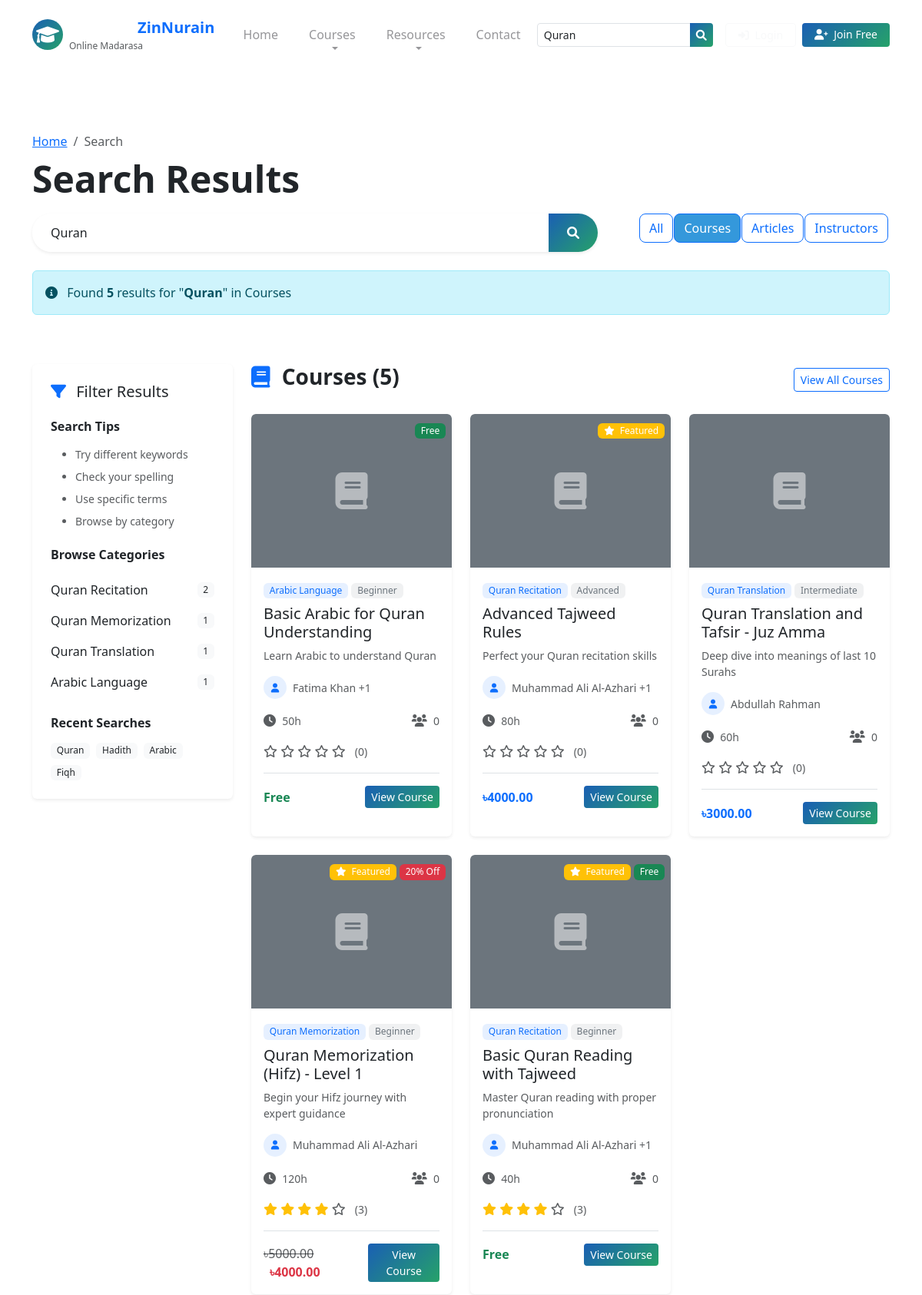
The app's page /search/?q=Quran (upper part), older data.
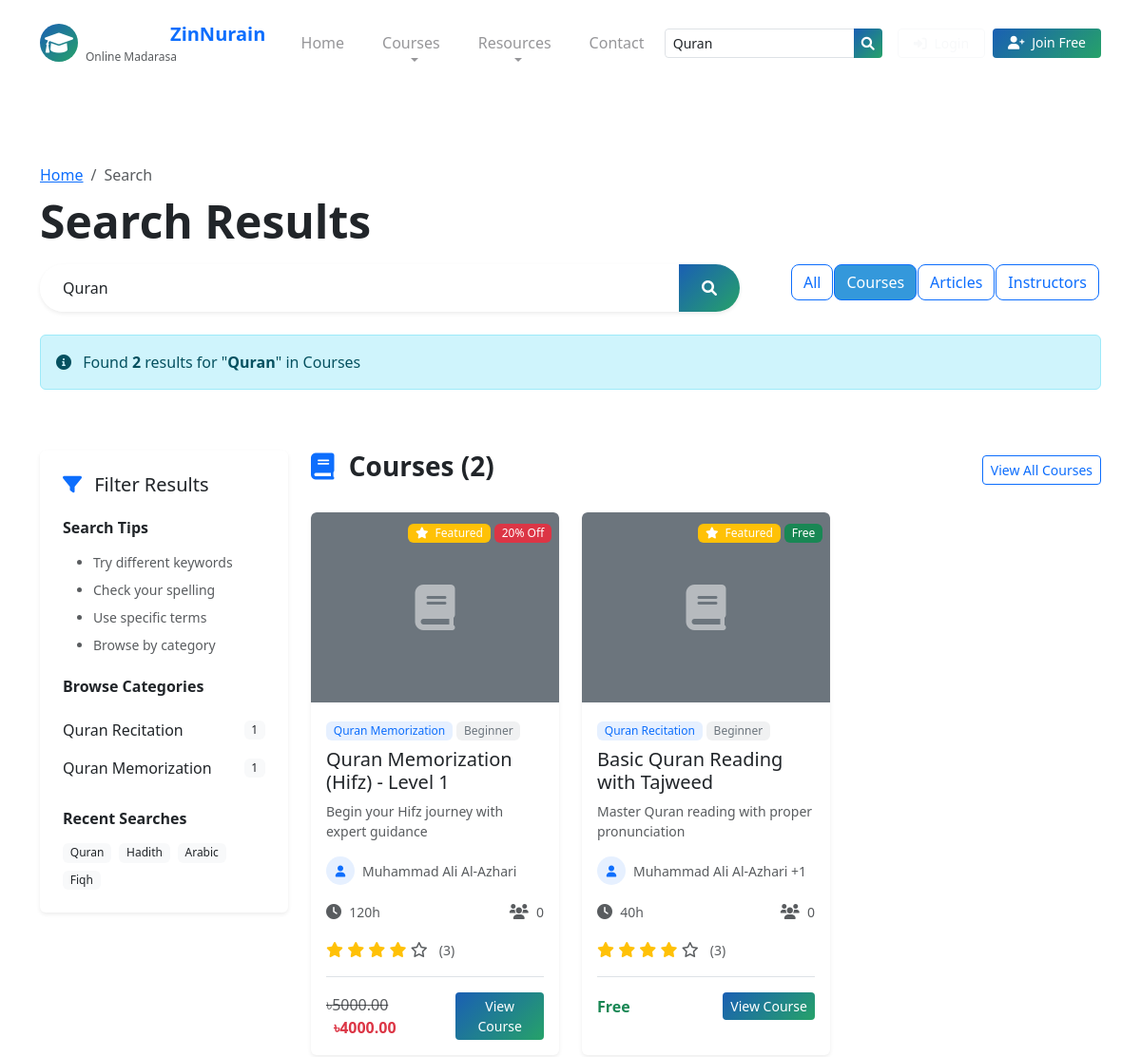
The same page, newer data.
### core/models.py (models this page shows, shortened)
class Category(models.Model):
    id = models.UUIDField(primary_key=True, default=uuid.uuid4, editable=False)
    name = models.CharField(max_length=100)
    slug = models.SlugField(unique=True, blank=True)
    description = models.TextField(blank=True)
    icon_class = models.CharField(max_length=50, default='fas fa-book')
    color = models.CharField(max_length=7, default='#4CAF50')  # Hex color
    display_order = models.IntegerField(default=0)
    is_active = models.BooleanField(default=True)
    parent = models.ForeignKey('self', on_delete=models.CASCADE, null=True, blank=True, related_name='children')
    meta_title = models.CharField(max_length=200, blank=True)
    meta_description = models.CharField(max_length=300, blank=True)
    created_at = models.DateTimeField(auto_now_add=True)
    updated_at = models.DateTimeField(auto_now=True)
    class Meta:
        verbose_name_plural = "Categories"
        ordering = ['display_order', 'name']

class Course(models.Model):
    COURSE_TYPES = [
        ('self_paced', 'Self-Paced'),
        ('instructor_led', 'Instructor-Led'),
        ('hybrid', 'Hybrid'),
    ]
    LEVEL_CHOICES = [
        ('beginner', 'Beginner'),
        ('intermediate', 'Intermediate'),
        ('advanced', 'Advanced'),
        ('all', 'All Levels'),
    ]
    PRICE_TYPES = [
        ('free', 'Free'),
        ('paid', 'Paid'),
        ('subscription', 'Subscription'),
    ]
    id = models.UUIDField(primary_key=True, default=uuid.uuid4, editable=False)
    name = models.CharField(max_length=200)
    slug = models.SlugField(unique=True, blank=True)
    category = models.ForeignKey(Category, on_delete=models.SET_NULL, null=True, related_name='courses')
    course_type = models.CharField(max_length=20, choices=COURSE_TYPES, default='self_paced')
    level = models.CharField(max_length=20, choices=LEVEL_CHOICES, default='beginner')
    description = models.TextField()
    short_description = models.CharField(max_length=300)
    learning_outcomes = models.TextField(blank=True)
    average_rating = models.FloatField(default=0.0)
    review_count = models.IntegerField(default=0)
    price_type = models.CharField(max_length=20, choices=PRICE_TYPES, default='free')
    base_price = models.DecimalField(max_digits=10, decimal_places=2, default=0.00)
    sale_price = models.DecimalField(max_digits=10, decimal_places=2, null=True, blank=True)
    currency = models.CharField(max_length=3, default='BDT')
    estimated_duration_hours = models.IntegerField(default=0, help_text="Estimated total duration in hours")
    access_duration_days = models.IntegerField(default=365)  # Days after enrollment
    thumbnail = models.ImageField(upload_to=course_thumbnail_path, null=True, blank=True)
    featured_image = models.ImageField(upload_to=course_featured_image_path, null=True, blank=True)
    promo_video_url = models.URLField(blank=True)
    is_active = models.BooleanField(default=True)
    is_featured = models.BooleanField(default=False)
    is_approved = models.BooleanField(default=False)
    certificate_available = models.BooleanField(default=True)
    requires_completion_certificate = models.BooleanField(default=False)
    total_enrollments = models.IntegerField(default=0)
    total_completions = models.IntegerField(default=0)
    created_by = models.ForeignKey(User, on_delete=models.SET_NULL, null=True, related_name='created_courses')
    created_at = models.DateTimeField(auto_now_add=True)
    updated_at = models.DateTimeField(auto_now=True)
    published_at = models.DateTimeField(null=True, blank=True)
    meta_title = models.CharField(max_length=200, blank=True)
    meta_description = models.CharField(max_length=300, blank=True)
    meta_keywords = models.CharField(max_length=500, blank=True)
    class Meta:
        ordering = ['-created_at']
        indexes = [
            models.Index(fields=['is_active', 'is_featured']),
            models.Index(fields=['slug']),
            models.Index(fields=['category', 'is_active']),
        ]
    def get_current_price(self):
        if self.sale_price and self.sale_price < self.base_price:
            return self.sale_price
        return self.base_price
    def get_discount_percentage(self):
        if self.sale_price and self.base_price > 0:
            discount = ((self.base_price - self.sale_price) / self.base_price) * 100
            return int(discount)
        return 0

class CourseInstructor(models.Model):
    course = models.ForeignKey(Course, on_delete=models.CASCADE, related_name='course_instructors')
    instructor = models.ForeignKey('Instructor', on_delete=models.CASCADE, related_name='instructor_courses')
    display_order = models.IntegerField(default=0)
    added_at = models.DateTimeField(auto_now_add=True)
    class Meta:
        ordering = ['display_order']
        unique_together = ['course', 'instructor']

class Instructor(models.Model):
    ROLES = [
        ('lead', 'Lead Instructor'),
        ('senior', 'Senior Instructor'),
        ('assistant', 'Assistant Instructor'),
        ('guest', 'Guest Lecturer'),
    ]
    id = models.UUIDField(primary_key=True, default=uuid.uuid4, editable=False)
    user = models.OneToOneField(User, on_delete=models.CASCADE, related_name='instructor_profile')
    full_name = models.CharField(max_length=200)
    bio = models.TextField()
    specialization = models.TextField()
    role = models.CharField(max_length=20, choices=ROLES, default='assistant')
    experience_years = models.IntegerField(default=0)
    qualifications = models.TextField()
    phone = models.CharField(max_length=20, blank=True)
    email = models.EmailField(blank=True)
    profile_picture = models.ImageField(upload_to='instructors/profiles/', null=True, blank=True)
    cover_photo = models.ImageField(upload_to='instructors/covers/', null=True, blank=True)
    is_active = models.BooleanField(default=True)
    display_order = models.IntegerField(default=0)
    total_courses = models.IntegerField(default=0)
    total_students = models.IntegerField(default=0)
    created_at = models.DateTimeField(auto_now_add=True)
    updated_at = models.DateTimeField(auto_now=True)
    class Meta:
        ordering = ['display_order']

### core/views.py (the view, shortened to what this page needs)
# urls.py: path('search/', views.search, name='search'),
def search(request):
    query = request.GET.get('q', '').strip()
    search_type = request.GET.get('type', 'courses')
    results = {
        'courses': [],
        'blog_posts': [],
        'instructors': [],
        'total_results': 0,
    }
    if query:
        if search_type in ['courses', 'all']:
            courses = Course.objects.filter(
                Q(name__icontains=query) |
                Q(short_description__icontains=query) |
                Q(description__icontains=query) |
                Q(category__name__icontains=query) |
                Q(course_instructors__instructor__full_name__icontains=query),
                is_active=True,
                is_approved=True
            ).distinct().select_related('category').order_by('-created_at')
            results['courses'] = courses
        results['total_results'] = (
            len(results['courses']) +
            len(results['blog_posts']) +
            len(results['instructors'])
        )
    courses_paginator = Paginator(results['courses'], 12)
    courses_page = request.GET.get('courses_page', 1)
    results['courses_page'] = courses_paginator.get_page(courses_page)
    blog_paginator = Paginator(results['blog_posts'], 9)
    blog_page = request.GET.get('blog_page', 1)
    results['blog_posts_page'] = blog_paginator.get_page(blog_page)
    instructors_paginator = Paginator(results['instructors'], 12)
    instructors_page = request.GET.get('instructors_page', 1)
    results['instructors_page'] = instructors_paginator.get_page(instructors_page)
    categories = Category.objects.filter(
        is_active=True
    ).annotate(
        course_count=models.Count('courses', filter=Q(courses__is_active=True))
    ).filter(course_count__gt=0).order_by('display_order', 'name')
    context = {
        'query': query,
        'search_type': search_type,
        'results': results,
        'categories': categories,
        'page_title': f'Search: {query}' if query else 'Search',
    }
    return render(request, 'core/search.html', context)

### core/templates/core/search.html (shortened to what the changed rows need)
{% extends 'base.html' %}
{% load static %}
{% block content %}
<div class="container-fluid py-5 mt-5">
    <div class="container">
        <div class="row mb-5">
            <div class="col-12">
                <h1 class="display-5 fw-bold mb-3">Search Results</h1>
                {% if query %}
                <div class="alert alert-info">
                    <i class="fas fa-info-circle me-2"></i>
                    Found <strong>{{ results.total_results }}</strong> results for "<strong>{{ query }}</strong>"
                    {% if search_type != 'all' %}
                    in {{ search_type|title }}
                    {% endif %}
                </div>
                {% endif %}
            </div>
        </div>
        <div class="row">
            <div class="col-lg-3 mb-5 mb-lg-0">
                <div class="card border-0 shadow-sm sticky-top" style="top: 20px;">
                    <div class="card-body p-4">
                        {% if categories %}
                        <div class="mb-4">
                            <div class="list-group list-group-flush">
                                {% for category in categories %}
                                <a href="{% url 'core:course_list' %}?category={{ category.slug }}"
                                   class="list-group-item list-group-item-action border-0 py-2 px-0">
                                    <div class="d-flex justify-content-between align-items-center">
                                        <span>{{ category.name }}</span>
                                        <span class="badge bg-light text-dark">{{ category.course_count }}</span>
                                    </div>
                                </a>
                                {% endfor %}
                            </div>
                        </div>
                        {% endif %}
                    </div>
                </div>
            </div>
            <div class="col-lg-9">
                {% if query %}
                    {% if search_type in 'all,courses' and results.courses %}
                    <div class="mb-5">
                        <div class="d-flex justify-content-between align-items-center mb-4">
                            <h3 class="fw-bold">
                                <i class="fas fa-book text-primary me-2"></i>
                                Courses ({{ results.courses|length }})
                            </h3>
                            <a href="?q={{ query }}&type=courses" class="btn btn-sm btn-outline-primary">
                                View All Courses
                            </a>
                        </div>
                        <div class="row row-cols-1 row-cols-md-2 row-cols-lg-3 g-4">
                            {% for course in results.courses_page %}
                            <div class="col">
                                {% include 'includes/course_card.html' with course=course %}
                            </div>
                            {% endfor %}
                        </div>
                    </div>
                    {% endif %}
                {% endif %}
            </div>
        </div>
    </div>
</div>
{% endblock %}

### templates/includes/course_card.html
<div class="card course-card h-100 border-0 shadow-sm">
    {% if course.thumbnail %}
    <img src="{{ course.thumbnail.url }}" class="card-img-top" alt="{{ course.name }}"
         style="height: 200px; object-fit: cover;">
    {% else %}
    <div class="card-img-top bg-secondary d-flex align-items-center justify-content-center"
         style="height: 200px;">
        <i class="fas fa-book fa-3x text-white opacity-50"></i>
    </div>
    {% endif %}
    <div class="position-absolute top-0 end-0 p-2">
        {% if course.is_featured %}
        <span class="badge bg-warning">
            <i class="fas fa-star me-1"></i> Featured
        </span>
        {% endif %}
        {% if course.price_type == 'free' %}
        <span class="badge bg-success">Free</span>
        {% elif course.sale_price and course.sale_price < course.base_price %}
        <span class="badge bg-danger">
            {{ course.get_discount_percentage }}% Off
        </span>
        {% endif %}
    </div>
    <div class="card-body">
        <div class="mb-2">
            {% if course.category %}
            <span class="badge bg-primary bg-opacity-10 text-primary">
                {{ course.category.name }}
            </span>
            {% endif %}
            <span class="badge bg-secondary bg-opacity-10 text-secondary">
                {{ course.get_level_display }}
            </span>
        </div>
        <h5 class="card-title">
            <a href="{% url 'core:course_detail' course.slug %}" class="text-decoration-none text-dark">
                {{ course.name|truncatechars:60 }}
            </a>
        </h5>
        <p class="card-text text-muted small">
            {{ course.short_description|truncatechars:100 }}
        </p>
        <div class="d-flex align-items-center mb-3">
            <div class="avatar-sm me-2">
                {% if course.course_instructors.first and course.course_instructors.first.instructor.profile_picture %}
                <img src="{{ course.course_instructors.first.instructor.profile_picture.url }}"
                     class="rounded-circle" width="30" height="30"
                     alt="{{ course.course_instructors.first.instructor.full_name }}">
                {% else %}
                <div class="rounded-circle bg-primary bg-opacity-10 d-flex align-items-center justify-content-center"
                     style="width: 30px; height: 30px;">
                    <i class="fas fa-user text-primary fa-xs"></i>
                </div>
                {% endif %}
            </div>
            <small class="text-muted">
                {% with instructors=course.course_instructors.all %}
                {% if instructors %}
                {{ instructors.0.instructor.full_name }}
                {% if instructors|length > 1 %}
                +{{ instructors|length|add:"-1" }}
                {% endif %}
                {% else %}
                No Instructor
                {% endif %}
                {% endwith %}
            </small>
        </div>
        <div class="d-flex justify-content-between align-items-center mb-3">
            <div>
                <i class="fas fa-clock text-muted me-1"></i>
                <small class="text-muted">{{ course.estimated_duration_hours }}h</small>
            </div>
            <div>
                <i class="fas fa-users text-muted me-1"></i>
                <small class="text-muted">{{ course.total_enrollments }}</small>
            </div>
        </div>
        <div class="rating mb-3">
            {% with rating=course.average_rating|default:0 %}
            {% for i in "12345" %}
            {% if forloop.counter <= rating %}
            <i class="fas fa-star text-warning"></i>
            {% elif forloop.counter|add:"-0.5" <= rating %}
            <i class="fas fa-star-half-alt text-warning"></i>
            {% else %}
            <i class="far fa-star text-muted"></i>
            {% endif %}
            {% endfor %}
            {% endwith %}
            <small class="text-muted ms-2">({{ course.review_count }})</small>
        </div>
        <div class="d-flex justify-content-between align-items-center pt-3 border-top">
            <div>
                {% if course.price_type == 'free' %}
                <span class="fw-bold text-success">Free</span>
                {% else %}
                    {% if course.sale_price and course.sale_price < course.base_price %}
                    <span class="text-muted text-decoration-line-through">৳{{ course.base_price }}</span>
                    <span class="fw-bold text-danger ms-2">৳{{ course.sale_price }}</span>
                    {% else %}
                    <span class="fw-bold text-primary">৳{{ course.base_price }}</span>
                    {% endif %}
                {% endif %}
            </div>
            <a href="{% url 'core:course_detail' course.slug %}" class="btn btn-primary btn-sm">
                View Course
            </a>
        </div>
    </div>
</div>

Row changes from the older to the newer data that the page shows:
no longer on this page (row unchanged): Category: name "Quran Translation", course_count "1"
no longer on this page (row unchanged): Category: name "Arabic Language", course_count "1"
removed Course: price_type "Free", category.name "Arabic Language", level "Beginner", name "Basic Arabic for Quran Understanding", short_description "Learn Arabic to understand Quran", course_instructors.all.0.instructor.full_name "Fatima Khan", course_instructors.all|length "1", estimated_duration_hours "50", total_enrollments "0", average_rating 0 (drawn), review_count "0"
removed Course: is_featured True (drawn), category.name "Quran Recitation", level "Advanced", name "Advanced Tajweed Rules", short_description "Perfect your Quran recitation skills", course_instructors.all.0.instructor.full_name "Muhammad Ali Al-Azhari", course_instructors.all|length "1", estimated_duration_hours "80", total_enrollments "0", average_rating 0 (drawn), review_count "0", base_price "4000.00"
removed Course: category.name "Quran Translation", level "Intermediate", name "Quran Translation and Tafsir - Juz Amma", short_description "Deep dive into meanings of last 10 Surahs", course_instructors.all.0.instructor.full_name "Abdullah Rahman", estimated_duration_hours "60", total_enrollments "0", average_rating 0 (drawn), review_count "0", base_price "3000.00"
computed for Category "Quran Recitation": course_count "2" → "1"
Text that changed along with them:
{{ results.total_results }}: "5" → "2"
{{ results.courses|length }}: "5" → "2"
